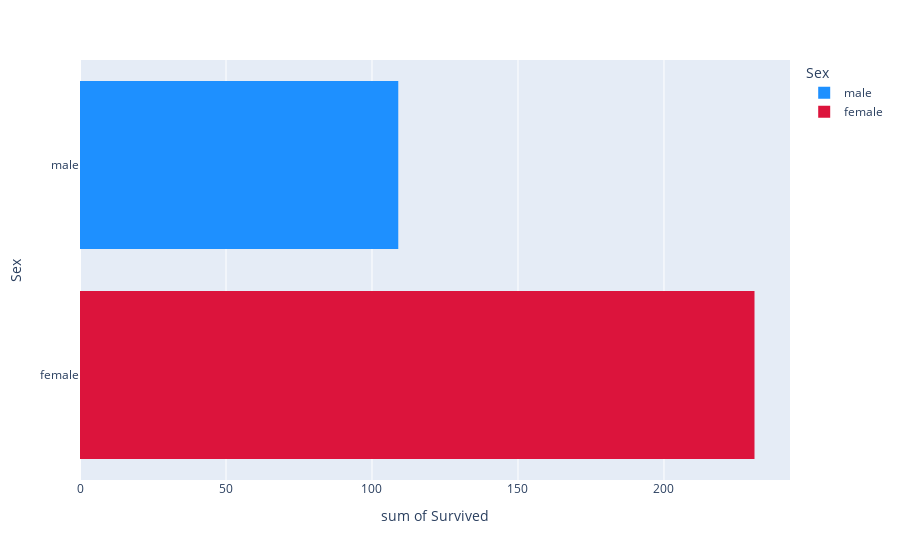

Notebook code cell kept with this figure:
### Markdown cell above
### Relation b/w Survived and the Gender

#### Conclusion

- It seems like there majority of the people who survied are Female

### Code cell
titanic.head()

fig = px.histogram(
    data_frame=titanic,
    x="Survived",
    y="Sex",
    color="Sex",
    color_discrete_sequence=["dodgerblue", "crimson"],
)

fig.show()

### Figure 1 — Plotly figure (JSON) as saved in the notebook; plotly's stock layout.template omitted (floating-point values rounded to 4 significant figures; data arrays with more than 128 entries replaced by an {"elided": "..."} marker saying what was removed)
{"data": [{"alignmentgroup": "True", "bingroup": "y", "histfunc": "sum", "hovertemplate": "Sex=%{y}<br>sum of Survived=%{x}<extra></extra>", "legendgroup": "male", "marker": {"color": "dodgerblue", "pattern": {"shape": ""}}, "name": "male", "offsetgroup": "male", "orientation": "h", "showlegend": true, "type": "histogram", "x": {"elided": "577 int values"}, "xaxis": "x", "y": {"elided": "577 str values"}, "yaxis": "y"}, {"alignmentgroup": "True", "bingroup": "y", "histfunc": "sum", "hovertemplate": "Sex=%{y}<br>sum of Survived=%{x}<extra></extra>", "legendgroup": "female", "marker": {"color": "crimson", "pattern": {"shape": ""}}, "name": "female", "offsetgroup": "female", "orientation": "h", "showlegend": true, "type": "histogram", "x": {"elided": "312 int values"}, "xaxis": "x", "y": {"elided": "312 str values"}, "yaxis": "y"}], "layout": {"barmode": "relative", "legend": {"title": {"text": "Sex"}, "tracegroupgap": 0}, "margin": {"t": 60}, "xaxis": {"anchor": "y", "domain": [0, 1], "title": {"text": "sum of Survived"}}, "yaxis": {"anchor": "x", "categoryarray": ["female", "male"], "categoryorder": "array", "domain": [0, 1], "title": {"text": "Sex"}}}}
